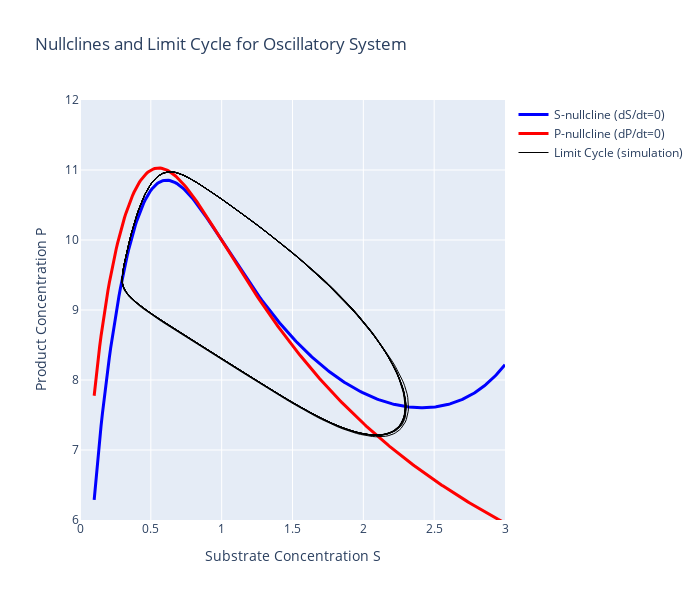

Write notebook code for a chart like this one.
### Markdown cell above
## State Space Nullclines

### Code cell
# import numpy as np
# import plotly.graph_objects as go
# from scipy.optimize import fsolve

# # Your oscillatory parameters
# # b1, b2 = 0.18, 0.05
# # a1, a2 = 0.62, 0.03
# # k_max, K_m = 4.5, 0.9
# # k_i = 0.06
# # n, m, q = 1, 3, 2

# print("NULLCLINE ANALYSIS FOR OSCILLATORY SYSTEM")
# print("="*50)
# print(f"b1={b1}, b2={b2}")
# print(f"a1={a1}, a2={a2}")
# print(f"k_max={k_max}, K_m={K_m}")
# print(f"k_i={k_i}")
# print(f"n={n}, m={m}, q={q}")
# print()

# def enzymatic_rate(S, P):
#     """Enzymatic rate with forward and feedback inhibition"""
#     return (k_max * S**n) / (K_m**m + S**m) / (1 + k_i * P**q)

# def S_nullcline(S, P):
#     """S-nullcline: dS/dt = 0 => a1 - b1*S = v(S,P)"""
#     return a1 - b1*S - enzymatic_rate(S, P)

# def P_nullcline(S, P):
#     """P-nullcline: dP/dt = 0 => a2 - b2*P = -v(S,P)"""
#     return a2 - b2*P + enzymatic_rate(S, P)

# # Compute S-nullcline: For each S, find P such that dS/dt = 0
# print("Computing S-nullcline...")
# S_values = np.linspace(0.1, 3, 300)
# P_S_null = []

# for S in S_values:
#     def equation(P):
#         return S_nullcline(S, P)
    
#     try:
#         # Try multiple initial guesses
#         solutions = []
#         for P_guess in [5.0, 6.0, 7.0, 8.0]:
#             result = fsolve(equation, P_guess)
#             if (result[0] > 0 and result[0] < 15 and 
#                 abs(equation(result[0])) < 1e-6):
#                 solutions.append(result[0])
        
#         # Remove duplicates and take the first valid solution
#         if solutions:
#             unique_solutions = []
#             for sol in solutions:
#                 if not any(abs(sol - existing) < 0.1 for existing in unique_solutions):
#                     unique_solutions.append(sol)
#             P_S_null.append(unique_solutions[0])  # Take first branch for plotting
#         else:
#             P_S_null.append(np.nan)
#     except:
#         P_S_null.append(np.nan)

# # Compute P-nullcline: For each S, find P such that dP/dt = 0
# print("Computing P-nullcline...")
# P_P_null = []

# for S in S_values:
#     def equation(P):
#         return P_nullcline(S, P)
    
#     try:
#         # Try multiple initial guesses
#         solutions = []
#         for P_guess in [0.1, 1.0, 3.0, 5.0]:
#             result = fsolve(equation, P_guess)
#             if (result[0] > 0 and result[0] < 15 and 
#                 abs(equation(result[0])) < 1e-6):
#                 solutions.append(result[0])
        
#         # Remove duplicates and take the first valid solution
#         if solutions:
#             unique_solutions = []
#             for sol in solutions:
#                 if not any(abs(sol - existing) < 0.1 for existing in unique_solutions):
#                     unique_solutions.append(sol)
#             P_P_null.append(unique_solutions[0])  # Take first branch for plotting
#         else:
#             P_P_null.append(np.nan)
#     except:
#         P_P_null.append(np.nan)

# # Create the phase portrait
# fig = go.Figure()

# # Plot S-nullcline
# valid_S_S = []
# valid_P_S = []
# for S, P in zip(S_values, P_S_null):
#     if not np.isnan(P):
#         valid_S_S.append(S)
#         valid_P_S.append(P)

# fig.add_trace(go.Scatter(x=valid_S_S, y=valid_P_S, mode='lines',
#                         name='S-nullcline (dS/dt=0)',
#                         line=dict(color='blue', width=3)))

# # Plot P-nullcline
# valid_S_P = []
# valid_P_P = []
# for S, P in zip(S_values, P_P_null):
#     if not np.isnan(P):
#         valid_S_P.append(S)
#         valid_P_P.append(P)

# fig.add_trace(go.Scatter(x=valid_S_P, y=valid_P_P, mode='lines',
#                         name='P-nullcline (dP/dt=0)',
#                         line=dict(color='red', width=3)))

# # Find fixed points (intersections)
# print("Finding fixed points...")
# fixed_points = []

# # Search in S-P space
# S_search = np.linspace(0.1, 3, 50)
# P_search = np.linspace(0.1, 5, 50)

# for S_guess in S_search:
#     for P_guess in P_search:
#         def equations(vars):
#             S, P = vars
#             return [S_nullcline(S, P), P_nullcline(S, P)]
        
#         try:
#             result = fsolve(equations, [S_guess, P_guess])
#             S_sol, P_sol = result
            
#             # Check if valid solution
#             residuals = equations([S_sol, P_sol])
#             if (np.linalg.norm(residuals) < 1e-6 and 
#                 S_sol > 0 and P_sol > 0 and 
#                 S_sol <= 5 and P_sol <= 5):
                
#                 # Check if new
#                 is_new = True
#                 for existing in fixed_points:
#                     if (abs(S_sol - existing[0]) < 0.1 and 
#                         abs(P_sol - existing[1]) < 0.1):
#                         is_new = False
#                         break
                
#                 if is_new:
#                     fixed_points.append((S_sol, P_sol))
#         except:
#             continue

# print(f"Found {len(fixed_points)} fixed point(s):")
# for i, (S, P) in enumerate(fixed_points):
#     print(f"  FP{i+1}: S = {S:.3f}, P = {P:.3f}")

# # Plot fixed points
# for i, (S, P) in enumerate(fixed_points):
#     fig.add_trace(go.Scatter(x=[S], y=[P], mode='markers',
#                             marker=dict(size=15, color='green', symbol='circle',
#                                       line=dict(width=1, color='black')),
#                             name=f'Fixed Point {i+1}'))

# # Add a limit cycle from simulation to show oscillations
# print("Adding limit cycle from simulation...")
# from scipy.integrate import solve_ivp

# def system_dynamics(t, variables):
#     S, P = variables
#     rate = enzymatic_rate(S, P)
#     dSdt = a1 - b1*S - rate
#     dPdt = a2 - b2*P + rate
#     return [dSdt, dPdt]

# # Simulate to get limit cycle
# sol = solve_ivp(system_dynamics, (0, 2000), [1.0, 1.0],
#                 t_eval=np.linspace(0, 2000, 5000), method='RK45')

# # Use only the last part to avoid transients
# S_cycle = sol.y[0][-2000:]
# P_cycle = sol.y[1][-2000:]

# fig.add_trace(go.Scatter(x=S_cycle, y=P_cycle, mode='lines',
#                         name='Limit Cycle (simulation)',
#                         line=dict(color='black', width=1)))

# # Update layout
# fig.update_layout(
#     title="Nullclines and Limit Cycle for Oscillatory System",
#     xaxis_title="Substrate Concentration S",
#     yaxis_title="Product Concentration P", 
#     width=700,
#     height=600,
#     showlegend=True
# )

# fig.update_xaxes(range=[0, 3])
# fig.update_yaxes(range=[6, 12])

# fig.show()

# # Mathematical analysis
# print("\n" + "="*50)
# print("MATHEMATICAL ANALYSIS")
# print("="*50)

# print("Nullcline equations:")
# print("S-nullcline: a₁ - b₁·S = k_max·S/(K_m³ + S³) · 1/(1 + k_i·P²)")
# print("P-nullcline: a₂ - b₂·P = -k_max·S/(K_m³ + S³) · 1/(1 + k_i·P²)")
# print()
# print("Rearranged:")
# print("S-nullcline: P = √[(k_max·S/((a₁ - b₁·S)(K_m³ + S³)) - 1)/k_i]")
# print("P-nullcline: P = [a₂ + k_max·S/((K_m³ + S³)(1 + k_i·P²))]/b₂")
# print()

# if len(fixed_points) == 1:
#     S_fp, P_fp = fixed_points[0]
#     print(f"Single fixed point at: S = {S_fp:.3f}, P = {P_fp:.3f}")
#     print("This is typical for oscillatory systems - an unstable fixed point")
#     print("surrounded by a stable limit cycle!")
    
#     # Check stability roughly by simulating nearby
#     sol_test = solve_ivp(system_dynamics, (0, 50), [S_fp + 0.1, P_fp + 0.1],
#                         t_eval=[0, 50], method='RK45')
#     final_S, final_P = sol_test.y[0, -1], sol_test.y[1, -1]
#     distance = np.sqrt((final_S - S_fp)**2 + (final_P - P_fp)**2)
    
#     if distance > 0.5:
#         print("Fixed point appears UNSTABLE (spiral source)")
#     else:
#         print("Fixed point appears STABLE")

# print("\nThe purple limit cycle shows sustained oscillations around the fixed point!")

### Figure 1 — Plotly figure (JSON) as saved in the notebook; plotly's stock layout.template omitted (floating-point values rounded to 4 significant figures; data arrays with more than 128 entries replaced by an {"elided": "..."} marker saying what was removed)
{"data": [{"line": {"color": "blue", "width": 3}, "mode": "lines", "name": "S-nullcline (dS/dt=0)", "type": "scatter", "x": {"elided": "300 float values"}, "y": {"elided": "300 float values"}}, {"line": {"color": "red", "width": 3}, "mode": "lines", "name": "P-nullcline (dP/dt=0)", "type": "scatter", "x": {"elided": "300 float values"}, "y": {"elided": "300 float values"}}, {"line": {"color": "black", "width": 1}, "mode": "lines", "name": "Limit Cycle (simulation)", "type": "scatter", "x": {"elided": "2000 float values"}, "y": {"elided": "2000 float values"}}], "layout": {"height": 600, "showlegend": true, "title": {"text": "Nullclines and Limit Cycle for Oscillatory System"}, "width": 700, "xaxis": {"range": [0, 3], "title": {"text": "Substrate Concentration S"}}, "yaxis": {"range": [6, 12], "title": {"text": "Product Concentration P"}}}}
